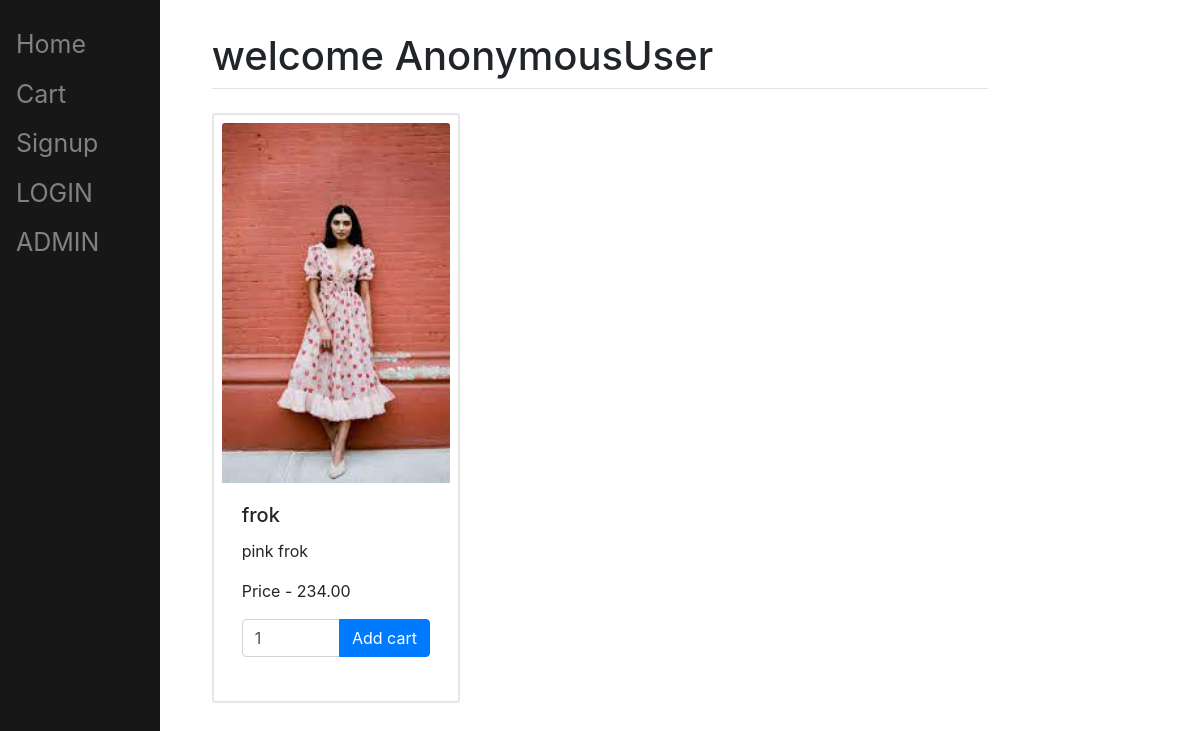
The app's page /, older data.
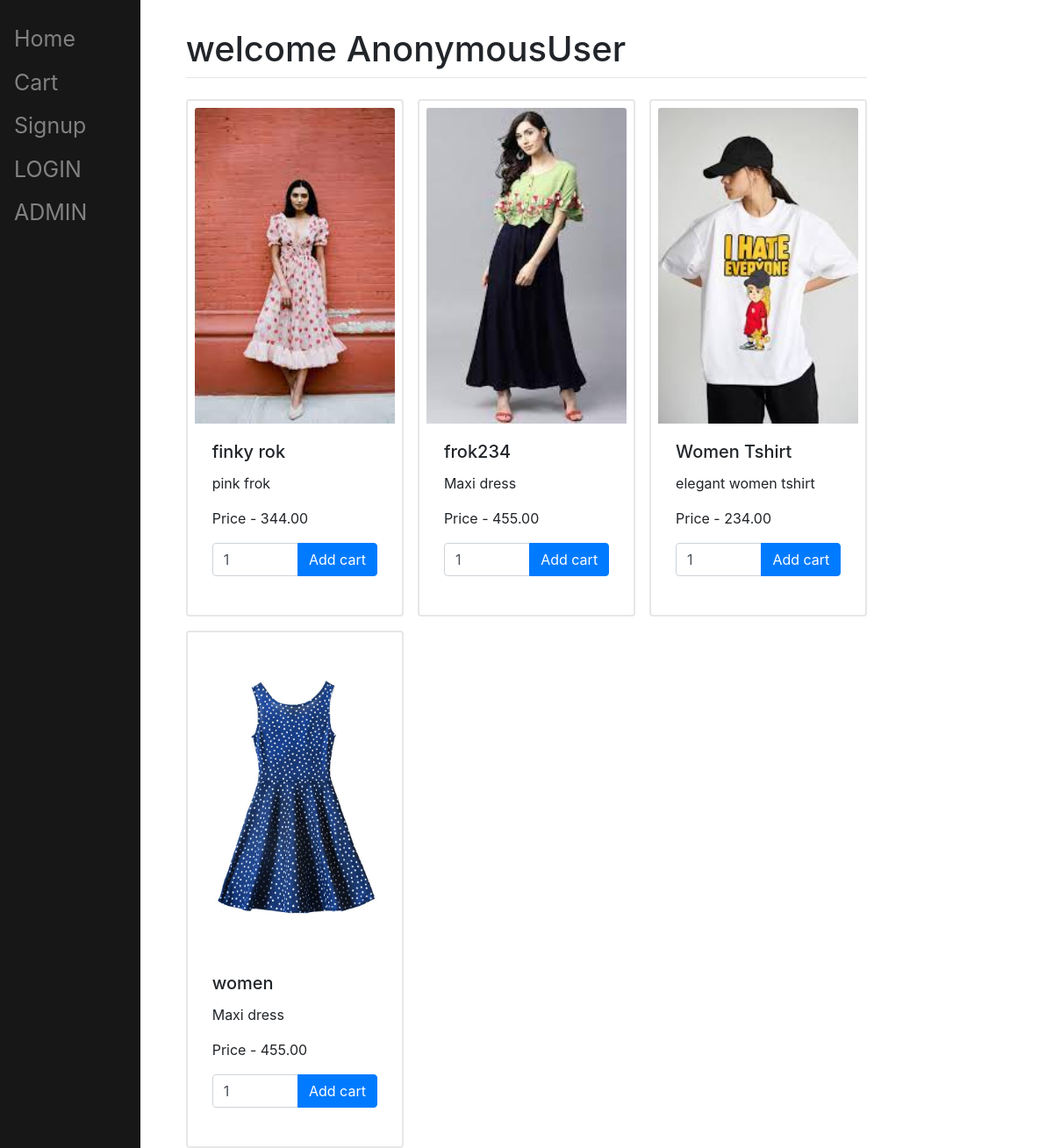
The same page, newer data.
### shop/models.py (models this page shows, shortened)
class Product(models.Model):
    user = models.ForeignKey(User, on_delete=models.CASCADE, null=True, blank=True)
    productname = models.CharField(max_length=200, null=True, blank=True)
    price = models.DecimalField(max_digits=5, decimal_places=2, blank=True, null=True)
    description = models.TextField(null=True, blank=True)
    quantity = models.IntegerField(default=2)
    productimage = models.ImageField(upload_to="images/", blank=True, null=True)
    checkbutton = models.BooleanField(default=False, null=True, blank=True)

### shop/views.py (the view, shortened to what this page needs)
# urls.py: path('', views.view_item, name='view_item'),
def view_item(request):
    products = Product.objects.all()
    uname = request.user
    return render(request, "shop/view_item.html", {'products': products, 'uname': uname})

### shop/templates/shop/view_item.html (shortened to what this page needs)
{% extends 'shop/base.html' %}
{% load static %}
{% block title %}welcome {{uname}}{% endblock %}
{% block content %}
    <div class="cards" style="display: grid;
		grid-template-columns: repeat(3, 1fr);
		grid-auto-rows: auto;
		grid-gap: 1rem;">
    {% for product in products %}
        <form method = "post">
                    <div class="card h-100" style="border: 2px solid #e7e7e7; border-radius: 4px; padding: .5rem;">
                        <img class="card-img-top" src="/media/{{product.productimage}}" alt="{{MEDIA_URL}}/{{product.productimage}}">
                        <div class="card-body">
                            <h5 class="card-title">{{product.productname}}</h5>
                            <p class="card-text">{{product.description}}</p>
                            <p class="card-text">Price - {{product.price}}</p>
                            <div class="input-group mb-3">
                                <input type="text" name="quantity"  class="form-control quantity", value = 1 aria-describedby="button-addon2">
                                <div class="input-group-append">
                                <button type="submit" name="addcart" value="a{{product.id}}" href="{% url 'shop:add_item_to_cart'%}" class="btn btn-primary" onclick="change()" addtocartbtn id="button-addon2">Add cart</button></input>
                                </div>
                            </div>
                        </div>
                    </div>
        </form>
    {% endfor %}
    </div>
{% endblock %}

### shop/templates/shop/base.html (shortened to what this page needs)
<!DOCTYPE html>
{% load static %}
<html lang="en">
<head>
    <link rel="stylesheet"
          href="https://stackpath.bootstrapcdn.com/bootstrap/4.3.1/css/bootstrap.min.css"
>
    <link rel="stylesheet" href="{% static 'css/main.css' %}">
<link rel="stylesheet" href="//cdn.jsdelivr.net/npm/alertifyjs@1.13.1/build/css/alertify.min.css"/>
<link rel="stylesheet" href="//cdn.jsdelivr.net/npm/alertifyjs@1.13.1/build/css/themes/default.min.css"/>
</head>
<body>
    <div class="sidenav">
        {% block sidebar %}
        <a href="{% url 'shop:view_item'%}">Home</a>
        <a href="{% url 'shop:add_item_to_cart'%}">Cart</a>
        <a href = "{% url 'account:register' %}">Signup</a>
        <a href = "{% url 'account:login'%}">LOGIN</a>
        <a href = "{% url 'account:login'%}">ADMIN</a>
        {% endblock %}
    </div>
    <div id="content" name="content" class="main">
            <div class="row justify-content-center">
                <div class="col-8">
                    <h1 class="mt-2">{% block title %}My Shop{% endblock %}</h1>
                    <hr class="mt-0 mb-4">
                        {% block content %}
                        {% endblock %}
                </div>
            </div>
    </div>
</body>
</html>

### static/css/main.css (style rules this page uses)
.sidenav { height:100%; width:160px; position: fixed; z-index:1; top:0; left:0; background-color:#161716; padding-top:20px; }
.sidenav a { padding:6px 8px 6px 16px; text-decoration: none; font-size:25px; color: #818181; display:block; }
.main { margin: auto; padding: 0px 10px; }
.card { border: 2px solid #e7e7e7; border-radius: 4px; padding: .5rem; }
.card-img-top { width: 100%; height: 30vw; object-fit: cover; display: block; }

Row changes from the older to the newer data that the page shows:
removed Product: productimage (picture), productname "frok", description "pink frok", price "234.00"
added Product: productimage (picture), productname "finky rok", description "pink frok", price "344.00"
added Product: productimage (picture), productname "frok234", description "Maxi dress", price "455.00"
added Product: productimage (picture), productname "Women Tshirt", description "elegant women tshirt", price "234.00"
added Product: productimage (picture), productname "women", description "Maxi dress", price "455.00"
